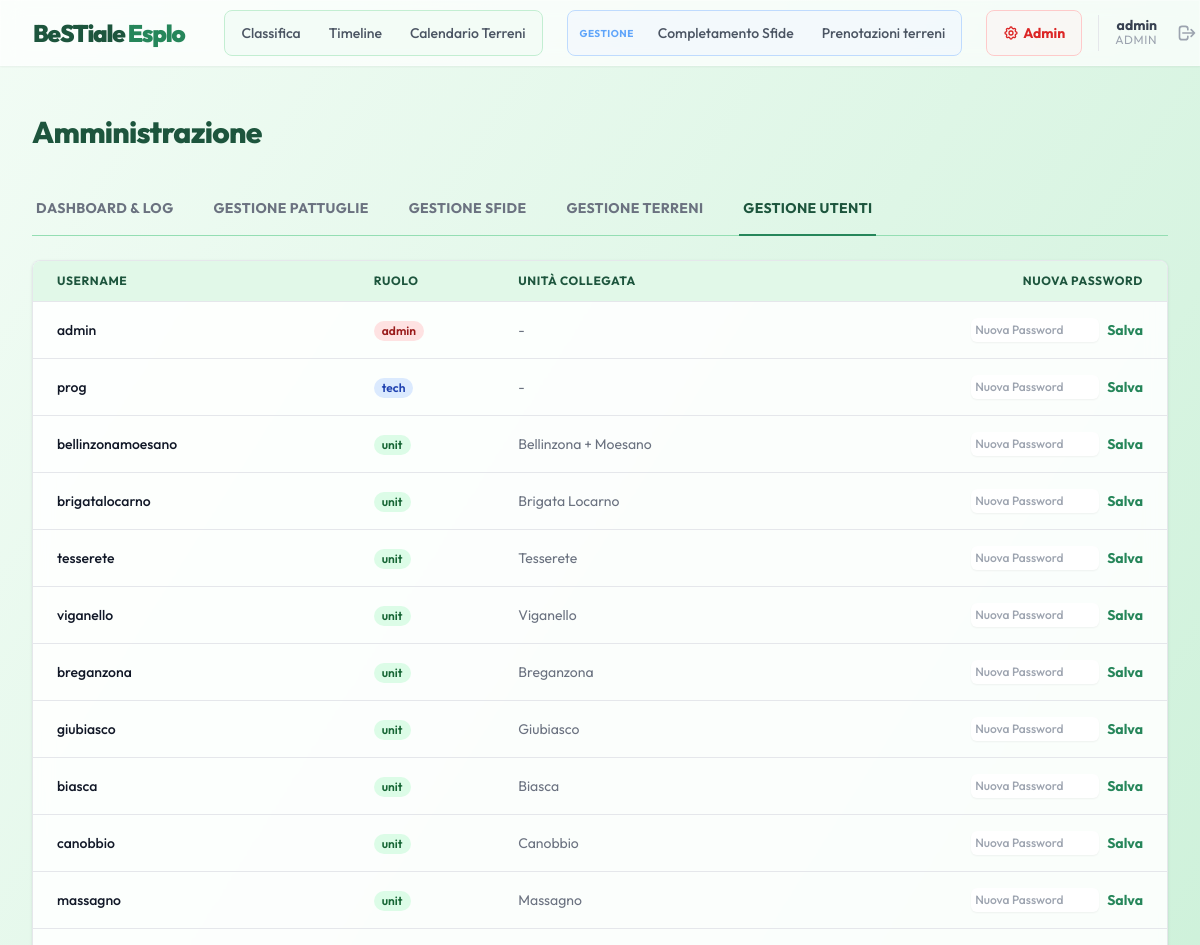
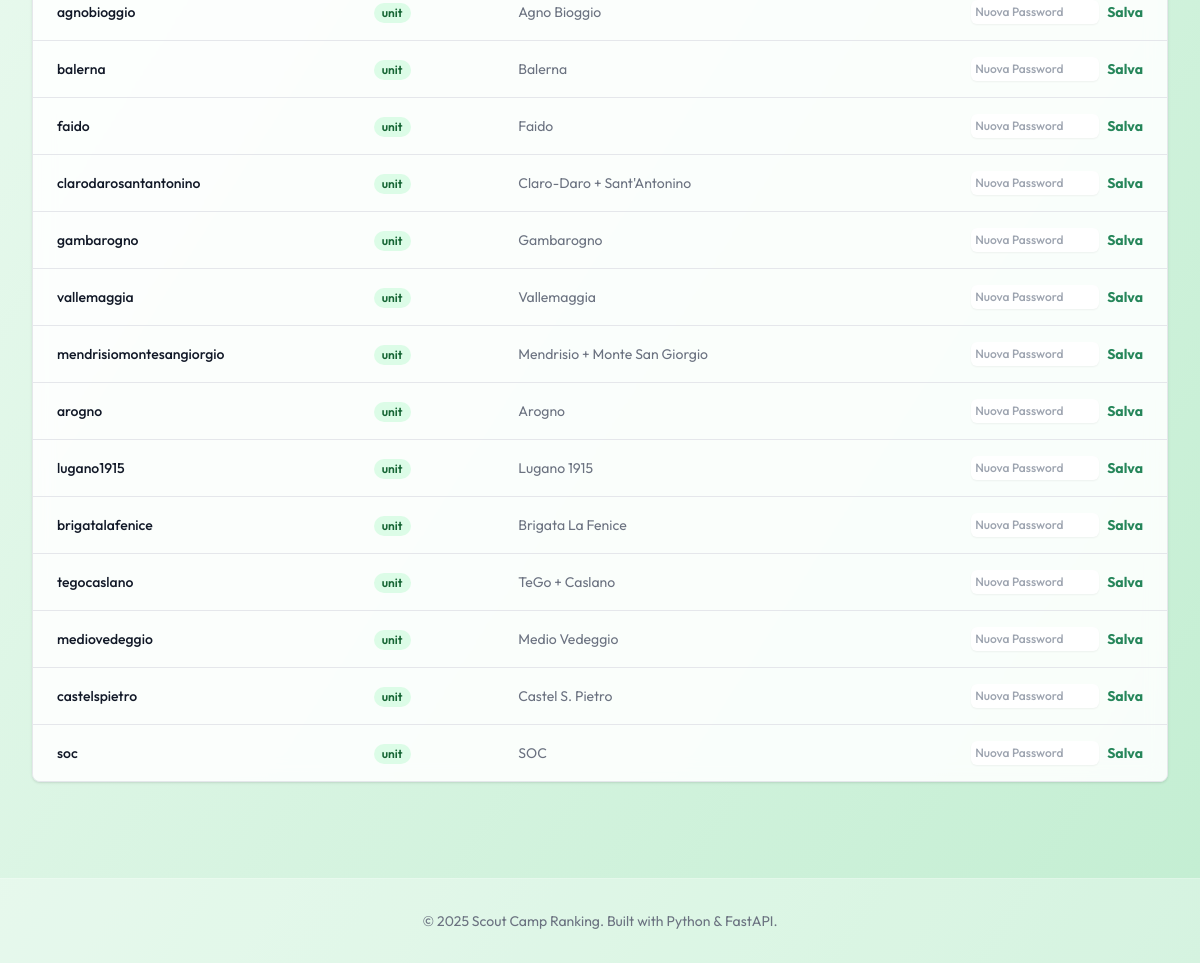
Page /admin/users (signed in) on the committed database (2 pictures, top to bottom).
### app/models.py (models this page shows)
class User(Base):
    __tablename__ = "users"
    id: Mapped[int] = mapped_column(primary_key=True, index=True)
    username: Mapped[str] = mapped_column(unique=True, index=True)
    password_hash: Mapped[str] = mapped_column()
    role: Mapped[str] = mapped_column()  # 'unit', 'tech', 'admin'
    unita_id: Mapped[int | None] = mapped_column(ForeignKey("unita.id"), nullable=True)
    unita: Mapped[Optional["Unita"]] = relationship()

class Unita(Base):
    __tablename__ = "unita"
    id: Mapped[int] = mapped_column(primary_key=True, index=True)
    name: Mapped[str] = mapped_column(unique=True, index=True)
    sottocampo: Mapped[str] = mapped_column()
    pattuglie: Mapped[list["Pattuglia"]] = relationship(back_populates="unita")

### app/routers/admin.py (the view)
@router.get("/users", response_class=HTMLResponse)
async def admin_users(request: Request, db: Session = Depends(get_db), user: User = Depends(get_admin_user)):
    users = db.query(User).options(joinedload(User.unita)).all()
    return templates.TemplateResponse(
        "admin_users.html", {"request": request, "users": users, "user": user, "active_tab": "users"}
    )

### app/templates/admin_users.html
{% extends "base.html" %}
{% block content %}
<div class="px-4 py-6 sm:px-0">
    <div class="flex justify-between items-center mb-8">
        <h1 class="text-3xl font-extrabold text-scout-800 tracking-tight">Amministrazione</h1>
    </div>
    <div class="mb-6 border-b border-scout-300">
        <nav class="-mb-px flex space-x-8" aria-label="Tabs">
            <a href="/admin"
                class="whitespace-nowrap py-4 px-1 border-b-2 font-bold text-sm uppercase tracking-wide border-transparent text-gray-500 hover:text-gray-700 hover:border-gray-300 transition-colors">
                Dashboard & Log
            </a>
            <a href="/admin/pattuglie"
                class="whitespace-nowrap py-4 px-1 border-b-2 font-bold text-sm uppercase tracking-wide border-transparent text-gray-500 hover:text-gray-700 hover:border-gray-300 transition-colors">
                Gestione Pattuglie
            </a>
            <a href="/admin/challenges"
                class="whitespace-nowrap py-4 px-1 border-b-2 font-bold text-sm uppercase tracking-wide border-transparent text-gray-500 hover:text-gray-700 hover:border-gray-300 transition-colors">
                Gestione Sfide
            </a>
            <a href="/admin/terreni"
                class="whitespace-nowrap py-4 px-1 border-b-2 font-bold text-sm uppercase tracking-wide border-transparent text-gray-500 hover:text-gray-700 hover:border-gray-300 transition-colors">
                Gestione Terreni
            </a>
            <a href="/admin/users"
                class="whitespace-nowrap py-4 px-1 border-b-2 font-bold text-sm uppercase tracking-wide border-scout-600 text-scout-800">
                Gestione Utenti
            </a>
        </nav>
    </div>
    <div class="glass shadow overflow-hidden border-b border-gray-200 sm:rounded-lg overflow-x-auto">
        <table class="min-w-full divide-y divide-gray-200">
            <thead class="bg-scout-100">
                <tr>
                    <th class="px-6 py-3 text-left text-xs font-bold text-scout-800 uppercase tracking-wider">
                        Username</th>
                    <th class="px-6 py-3 text-left text-xs font-bold text-scout-800 uppercase tracking-wider">Ruolo
                    </th>
                    <th class="px-6 py-3 text-left text-xs font-bold text-scout-800 uppercase tracking-wider">Unità
                        Collegata</th>
                    <th class="px-6 py-3 text-right text-xs font-bold text-scout-800 uppercase tracking-wider">Nuova
                        Password</th>
                </tr>
            </thead>
            <tbody class="bg-white/60 divide-y divide-gray-200">
                {% for u in users %}
                <tr>
                    <td class="px-6 py-4 whitespace-nowrap text-sm font-medium text-gray-900">{{ u.username }}</td>
                    <td class="px-6 py-4 whitespace-nowrap text-sm text-gray-500">
                        <span
                            class="px-2 inline-flex text-xs leading-5 font-semibold rounded-full
                            {% if u.role == 'admin' %}bg-red-100 text-red-800{% elif u.role == 'tech' %}bg-blue-100 text-blue-800{% else %}bg-green-100 text-green-800{% endif %}">
                            {{ u.role }}
                        </span>
                    </td>
                    <td class="px-6 py-4 whitespace-nowrap text-sm text-gray-500">
                        {% if u.unita %}{{ u.unita.name }}{% else %}-{% endif %}
                    </td>
                    <td class="px-6 py-4 whitespace-nowrap text-right text-sm font-medium">
                        <form action="/admin/users/{{ u.id }}/password" method="post"
                            class="flex justify-end items-center space-x-2">
                            <input type="text" name="password" placeholder="Nuova Password" required
                                class="w-32 rounded-md border-gray-300 shadow-sm focus:border-scout-500 focus:ring-scout-500 sm:text-xs p-1">
                            <button type="submit" class="text-scout-600 hover:text-scout-900 font-bold">Salva</button>
                        </form>
                    </td>
                </tr>
                {% endfor %}
            </tbody>
        </table>
    </div>
</div>
{% endblock %}

### app/templates/base.html (shortened to what this page needs)
<!DOCTYPE html>
<html lang="it">
<head>
    <script src="https://cdn.tailwindcss.com"></script>
</head>
<body class="bg-gradient-to-br from-scout-50 to-scout-200 min-h-screen text-slate-800">
    <nav class="glass sticky top-0 z-50 shadow-sm">
        <div class="max-w-7xl mx-auto px-4 sm:px-6 lg:px-8">
            <div class="flex justify-between h-16">
                <div class="flex-shrink-0 flex items-center">
                    <span class="font-black text-2xl tracking-tighter text-scout-800">
                        BeSTiale <span class="text-scout-600">Esplo</span>
                    </span>
                    <div class="hidden sm:flex sm:items-center sm:space-x-6 ml-10">
                        <div class="flex space-x-1 bg-scout-50/80 rounded-lg p-1 border border-scout-200 items-center">
                            <a href="/"
                                class="px-3 py-2 rounded-md text-sm font-medium text-gray-600 hover:text-scout-700 hover:bg-white/60 transition-colors">
                                Classifica
                            </a>
                            <a href="/timeline"
                                class="px-3 py-2 rounded-md text-sm font-medium text-gray-600 hover:text-scout-700 hover:bg-white/60 transition-colors">
                                Timeline
                            </a>
                            <a href="/prenotazioni"
                                class="px-3 py-2 rounded-md text-sm font-medium text-gray-600 hover:text-scout-700 hover:bg-white/60 transition-colors">
                                Calendario Terreni
                            </a>
                        </div>
                        {% if user and user.role in ['tech', 'admin'] %}
                        <div class="flex space-x-1 bg-blue-50/50 rounded-lg p-1 border border-blue-200 items-center">
                            <span
                                class="px-2 text-[10px] font-bold text-blue-400 uppercase tracking-wider hidden lg:block">Gestione</span>
                            <a href="/input"
                                class="px-3 py-2 rounded-md text-sm font-medium text-gray-600 hover:text-blue-700 hover:bg-white/60 transition-colors">
                                Completamento Sfide
                            </a>
                            <a href="/gestione-terreni"
                                class="px-3 py-2 rounded-md text-sm font-medium text-gray-600 hover:text-blue-700 hover:bg-white/60 transition-colors">
                                Prenotazioni terreni
                            </a>
                        </div>
                        {% endif %}
                    </div>
                    <div class="flex items-center space-x-4 ml-6">
                        {% if user and user.role == 'admin' %}
                        <div class="flex space-x-1 bg-red-50/50 rounded-lg p-1 border border-red-200">
                            <a href="/admin"
                                class="flex items-center px-3 py-2 rounded-md text-sm font-bold text-red-600 hover:text-red-800 hover:bg-white/60 transition-colors">
                                Admin
                            </a>
                        </div>
                        {% endif %}
                        {% if user %}
                        <div class="flex items-center space-x-3 pl-4 border-l border-gray-200">
                            <div class="flex flex-col text-right hidden md:flex">
                                <span class="text-sm font-bold text-gray-700 leading-none">{{ user.username }}</span>
                                <span class="text-xs text-gray-400 uppercase tracking-wider">{{ user.role }}</span>
                            </div>
                            <a href="/logout"
                                class="p-2 text-gray-400 hover:text-red-600 rounded-full hover:bg-red-50 transition-colors"
                                title="Esci">
                                <svg xmlns="http://www.w3.org/2000/svg" class="h-5 w-5" fill="none" viewBox="0 0 24 24"
                                    stroke="currentColor">
                                    <path stroke-linecap="round" stroke-linejoin="round" stroke-width="2"
                                        d="M17 16l4-4m0 0l-4-4m4 4H7m6 4v1a3 3 0 01-3 3H6a3 3 0 01-3-3V7a3 3 0 013-3h4a3 3 0 013 3v1" />
                                </svg>
                            </a>
                        </div>
                        {% endif %}
                    </div>
                </div>
            </div>
    </nav>
    <main class="max-w-7xl mx-auto py-6 sm:px-6 lg:px-8">
        {% block content %}{% endblock %}
    </main>
    <footer class="bg-white/30 border-t border-white/20 mt-12 py-8">
        <div class="max-w-7xl mx-auto px-4 text-center text-gray-500 text-sm">
            &copy; 2025 Scout Camp Ranking. Built with Python & FastAPI.
        </div>
    </footer>
</body>
</html>

### app/templates/base.html (style rules this page uses)
body { font-family: 'Outfit', sans-serif; }
.glass { background: rgba(255, 255, 255, 0.7); backdrop-filter: blur(10px); -webkit-backdrop-filter: blur(10px); border: 1px solid rgba(255, 255, 255, 0.3); }

### rows in the picture
User: username "admin", role "ADMIN", role "admin"
User: username "prog", role "tech"
User: username "bellinzonamoesano", role "unit", unita.name "Bellinzona + Moesano"
User: username "brigatalocarno", role "unit", unita.name "Brigata Locarno"
User: username "tesserete", role "unit", unita.name "Tesserete"
User: username "viganello", role "unit", unita.name "Viganello"
User: username "breganzona", role "unit", unita.name "Breganzona"
User: username "giubiasco", role "unit", unita.name "Giubiasco"
User: username "biasca", role "unit", unita.name "Biasca"
User: username "canobbio", role "unit", unita.name "Canobbio"
User: username "massagno", role "unit", unita.name "Massagno"
User: username "agnobioggio", role "unit", unita.name "Agno Bioggio"
User: username "balerna", role "unit", unita.name "Balerna"
User: username "faido", role "unit", unita.name "Faido"
User: username "clarodarosantantonino", role "unit", unita.name "Claro-Daro + Sant'Antonino"
User: username "gambarogno", role "unit", unita.name "Gambarogno"
User: username "vallemaggia", role "unit", unita.name "Vallemaggia"
User: username "mendrisiomontesangiorgio", role "unit", unita.name "Mendrisio + Monte San Giorgio"
User: username "arogno", role "unit", unita.name "Arogno"
User: username "lugano1915", role "unit", unita.name "Lugano 1915"
User: username "brigatalafenice", role "unit", unita.name "Brigata La Fenice"
User: username "tegocaslano", role "unit", unita.name "TeGo + Caslano"
User: username "mediovedeggio", role "unit", unita.name "Medio Vedeggio"
User: username "castelspietro", role "unit", unita.name "Castel S. Pietro"
User: username "soc", role "unit", unita.name "SOC"
